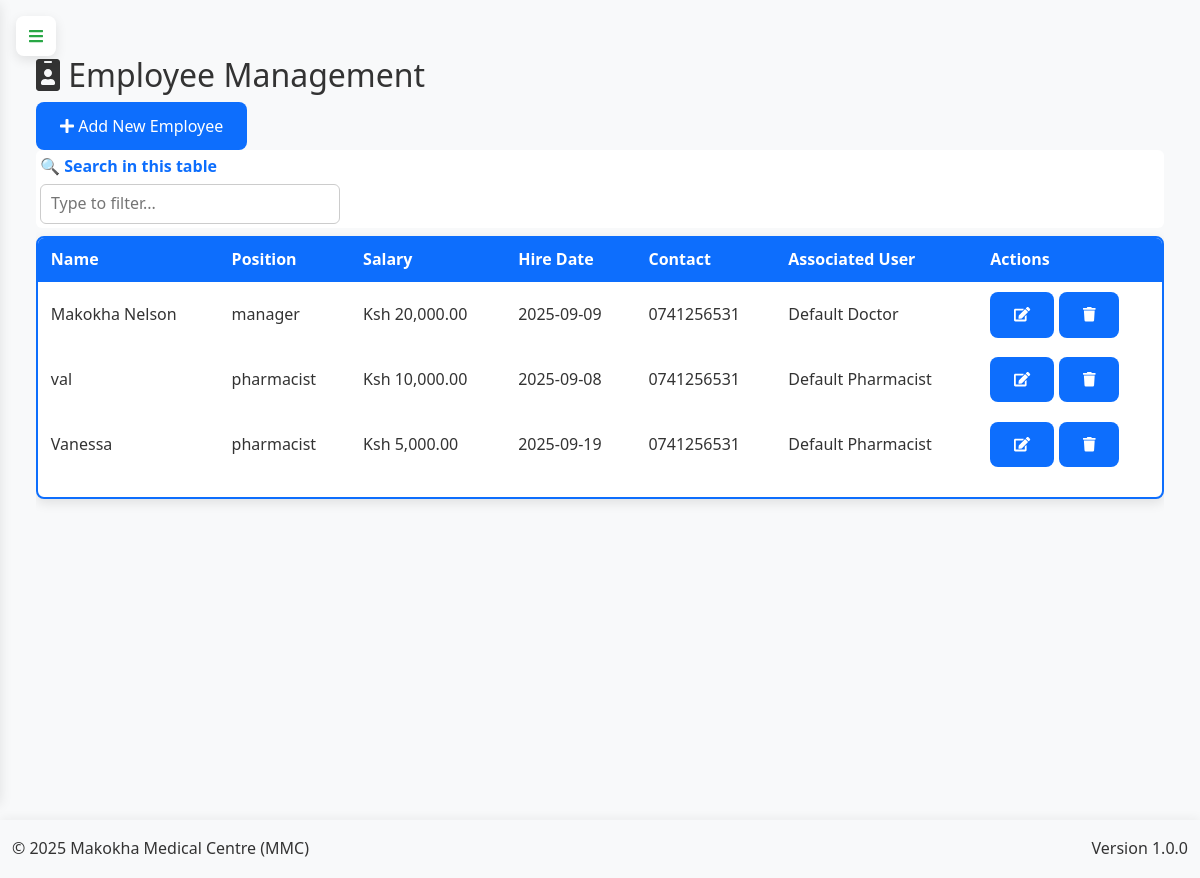
/admin/employees (signed in), run on an earlier commit of the app's database.
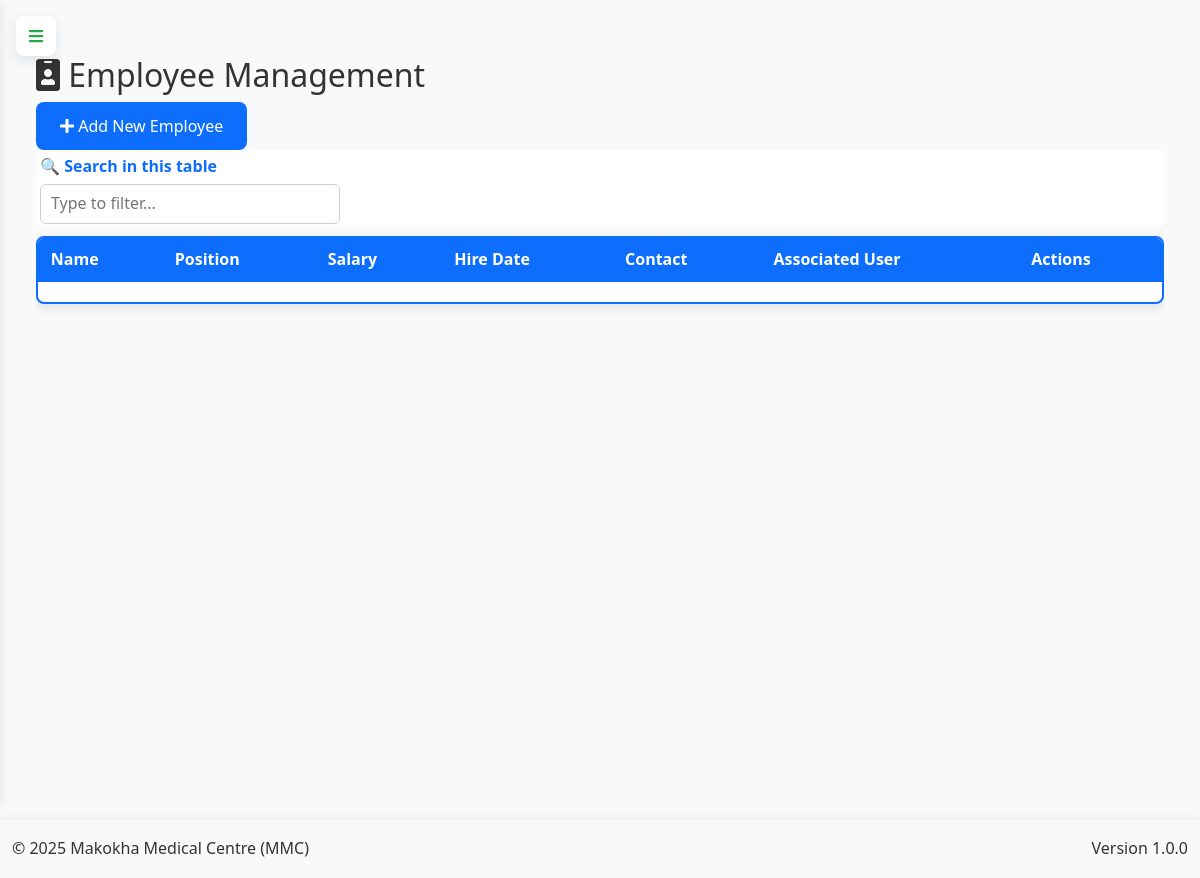
And on a later commit of the database.
### app.py (models this page shows, shortened)
class Employee(db.Model):
    __tablename__ = 'employees'
    id = db.Column(db.Integer, primary_key=True)
    name = db.Column(db.String(100), nullable=False)
    position = db.Column(db.String(100))
    salary = db.Column(db.Float)
    hire_date = db.Column(db.Date)
    contact = db.Column(db.String(100))
    user_id = db.Column(db.Integer, db.ForeignKey('user.id'))
    created_at = db.Column(db.DateTime, default=lambda: datetime.now(timezone.utc))
    updated_at = db.Column(db.DateTime, default=lambda: datetime.now(timezone.utc), onupdate=lambda: datetime.now(timezone.utc))
    payrolls = db.relationship('Payroll', backref='employee', lazy=True)
    user = db.relationship('User', backref='employee')

class User(db.Model, UserMixin):
    __tablename__ = 'user'
    id = db.Column(db.Integer, primary_key=True)
    username = db.Column(db.String(50), unique=True, nullable=False)
    email = db.Column(db.String(100), unique=True, nullable=False)
    password = db.Column(db.String(200), nullable=False)
    role = db.Column(db.String(20), nullable=False, default='user')
    is_active = db.Column(db.Boolean, default=True)
    last_login = db.Column(db.DateTime)
    profile_picture = db.Column(db.String(255))
    created_at = db.Column(db.DateTime, default=lambda: datetime.now(timezone.utc))
    updated_at = db.Column(db.DateTime, default=lambda: datetime.now(timezone.utc), onupdate=lambda: datetime.now(timezone.utc))
    generated_summaries = db.relationship('PatientSummary', back_populates='generator', lazy=True)

### app.py (the view, shortened to what this page needs)
@app.route('/admin/employees', methods=['GET', 'POST'])
@login_required
def manage_employees():
    if current_user.role != 'admin':
        flash('Unauthorized access', 'danger')
        return redirect(url_for('home'))
    employees = Employee.query.all()
    users = User.query.filter(User.role != 'admin').all()
    return render_template('admin/employees.html',
                        employees=employees,
                        users=users,
                        User=User)

### app.py (called while the page is built, shortened)
@app.before_request
def initialize_data():
    global _first_request
    if not _first_request:
        return

@app.context_processor
def inject_current_date():
    return {'current_date': date.today().strftime('%Y-%m-%d')}

@app.context_processor
def inject_csrf_token():
    return dict(csrf_token=generate_csrf)

@app.context_processor
def utility_processor():
    def decrypt_data(encrypted_data):
        if not encrypted_data:
            return ""
        try:
            return Config.decrypt_data_static(encrypted_data)
        except:
            return "[Decryption Error]"
    return dict(decrypt_data=decrypt_data)

    @login_manager.user_loader
    def load_user(user_id):
        return db.session.get(User, int(user_id))

### templates/admin/employees.html (shortened to what this page needs)
{% extends "base.html" %}
{% block content %}
<div class="content">
    <div class="page-header">
        <h2><i class="fas fa-id-badge"></i> Employee Management</h2>
        <div class="page-actions">
            <button class="btn btn-primary" data-toggle="modal" data-target="#addEmployeeModal">
                <i class="fas fa-plus"></i> Add New Employee
            </button>
        </div>
    </div>
    <div class="table-responsive">
        <table class="data-table" id="employeesTable">
            <thead>
                <tr>
                    <th>Name</th>
                    <th>Position</th>
                    <th>Salary</th>
                    <th>Hire Date</th>
                    <th>Contact</th>
                    <th>Associated User</th>
                    <th>Actions</th>
                </tr>
            </thead>
            <tbody>
                {% for employee in employees %}
                <tr>
                    <td>{{ employee.name }}</td>
                    <td>{{ employee.position }}</td>
                    <td>{{ "Ksh {:,.2f}".format(employee.salary) if employee.salary else 'N/A' }}</td>
                    <td>{{ employee.hire_date.strftime('%Y-%m-%d') if employee.hire_date else 'N/A' }}</td>
                    <td>{{ employee.contact if employee.contact else 'N/A' }}</td>
                    <td>
                        {% if employee.user_id %}
                            {% set user = User.query.get(employee.user_id) %}
                            {{ user.username if user else 'N/A' }}
                        {% else %}
                            N/A
                        {% endif %}
                    </td>
                    <td>
                        <button class="btn btn-sm btn-edit" data-id="{{ employee.id }}" data-toggle="modal" data-target="#editEmployeeModal">
                            <i class="fas fa-edit"></i>
                        </button>
                        <button class="btn btn-sm btn-delete" data-id="{{ employee.id }}">
                            <i class="fas fa-trash"></i>
                        </button>
                    </td>
                </tr>
                {% endfor %}
            </tbody>
        </table>
    </div>
</div>
{% endblock %}

What changed in the data, as far as the page shows it:
removed Employee: name "Makokha Nelson", position "manager", salary "Ksh 20,000.00", hire_date "2025-09-09", contact "0741256531"
no longer on this page (row edited): User: username "Default Doctor"
removed Employee: name "val", position "pharmacist", salary "Ksh 10,000.00", hire_date "2025-09-08", contact "0741256531"
no longer on this page (row edited): User: username "Default Pharmacist"
removed Employee: name "Vanessa", position "pharmacist", salary "Ksh 5,000.00", hire_date "2025-09-19", contact "0741256531"
